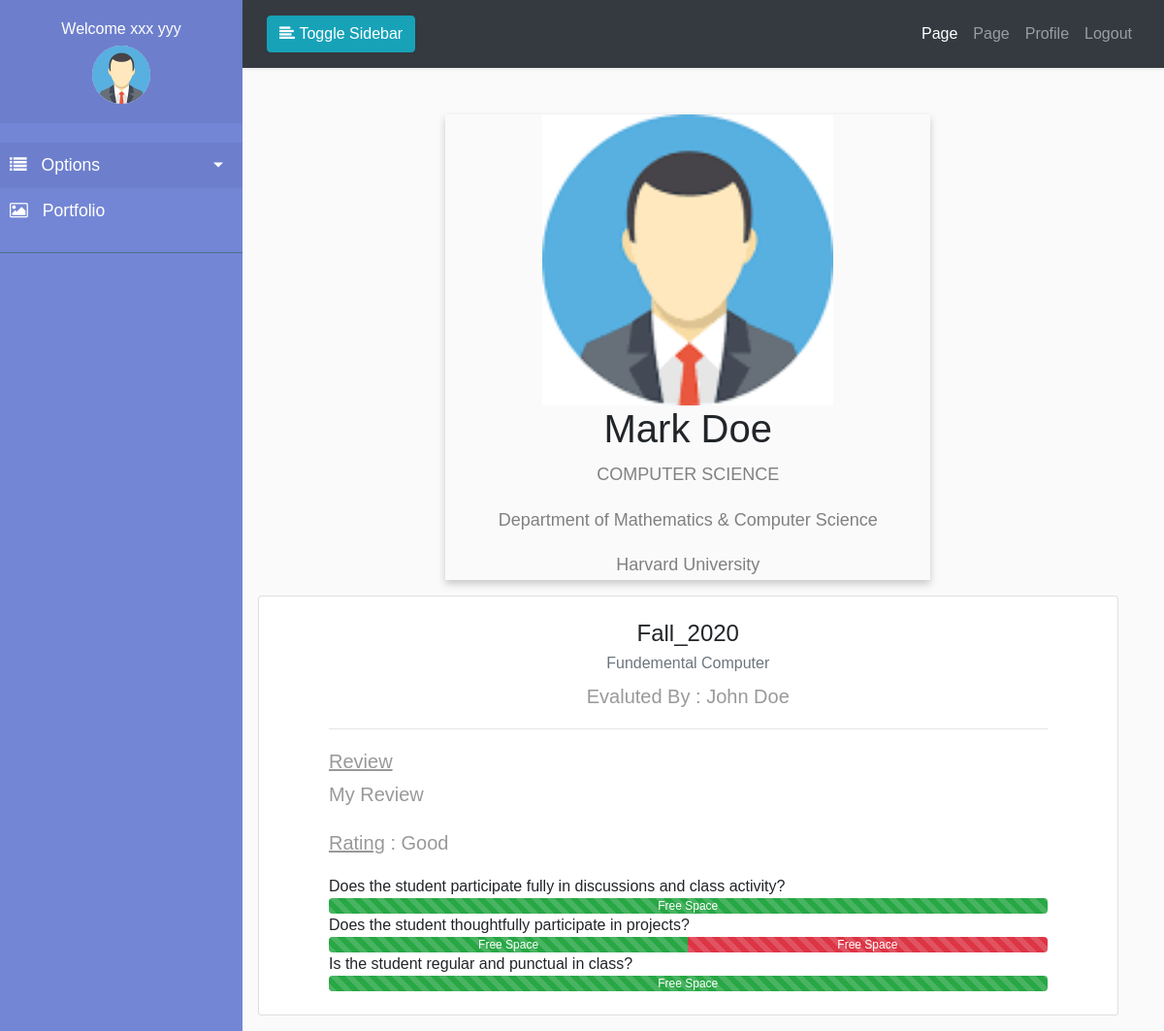
Page /course/student/history/3/3/1 (signed in) on the earlier database version.
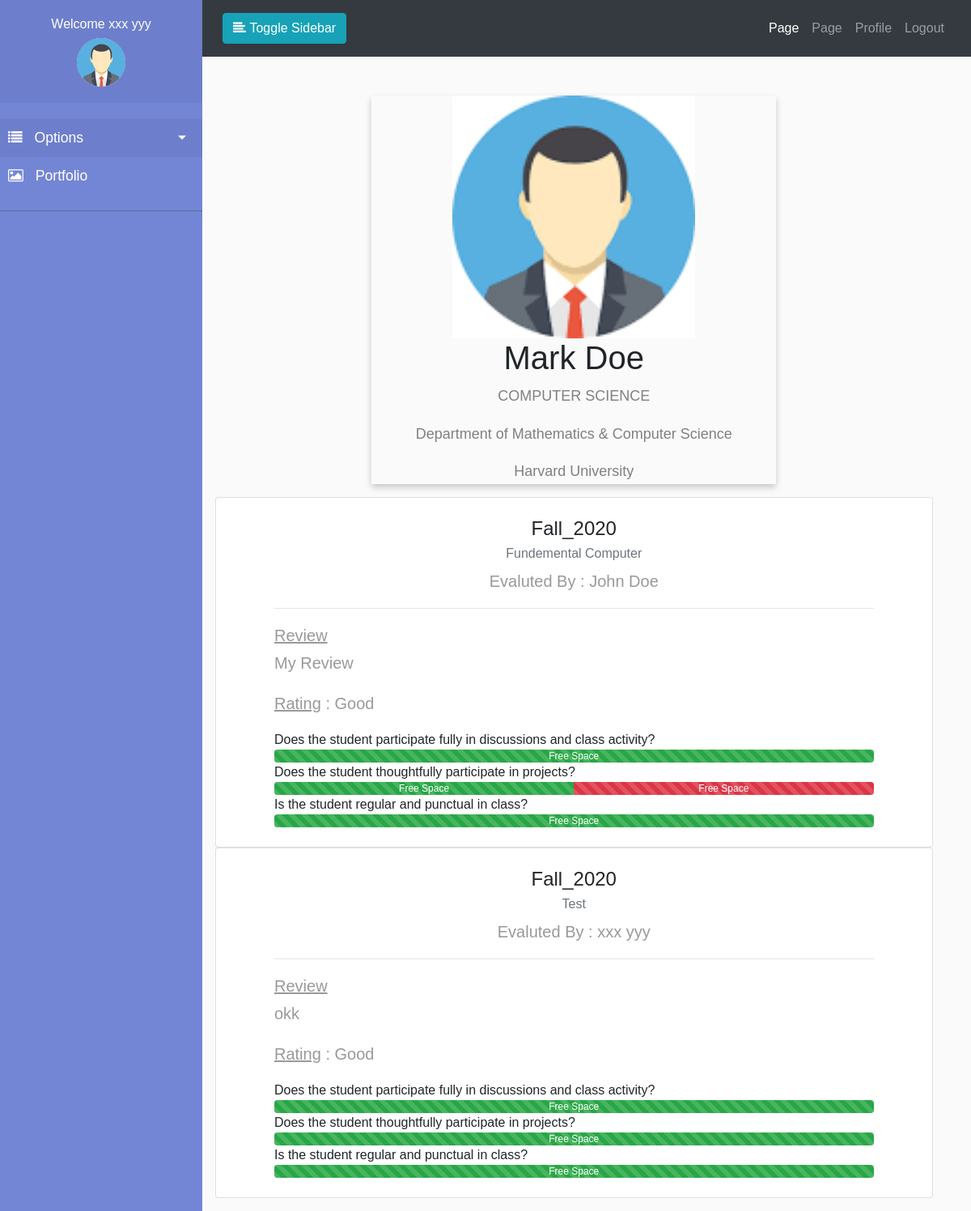
Same page on the later database version.
### accounts/models.py (models this page shows, shortened)
class Profile(models.Model):
    USERTYPE_CHOICES = (
        ('0', 'Teacher'),
        ('1', 'Student'),
    )
    user = models.OneToOneField(
        User, on_delete=models.CASCADE, related_name='user_profile')
    profile_pic = models.ImageField(
        upload_to="profile/%Y/%m/%d/", default="profile/default.png")
    phone_number = models.CharField(max_length=15, default='01xxxxxxxxxx')
    address = models.CharField(default='Your Address', max_length=255)
    user_type = models.CharField(max_length=10, choices=USERTYPE_CHOICES)
    email_confirmed = models.BooleanField(default=False)
    active = models.BooleanField(default=False)

class Student(models.Model):
    student = models.OneToOneField(
        User, on_delete=models.CASCADE, related_name='user_student')
    department = models.ForeignKey(
        Department, on_delete=models.CASCADE, related_name='department_student')
    faculty = models.ForeignKey(
        Faculty, on_delete=models.CASCADE, related_name='faculty_student')
    def __str__(self):
        return self.student.username

class Teacher(models.Model):
    teacher = models.OneToOneField(
        User, on_delete=models.CASCADE, related_name='user_teacher')
    department = models.ForeignKey(
        Department, on_delete=models.CASCADE, related_name='department_teacher')
    faculty = models.ForeignKey(
        Faculty, on_delete=models.CASCADE, related_name='faculty_teacher')

### programs/models.py (models this page shows, shortened)
class Department(models.Model):
    faculty = models.ForeignKey(
        Faculty, on_delete=models.CASCADE, related_name='faculty_department', verbose_name='Department Name')
    department_name = models.CharField(
        max_length=150, verbose_name='Program Name')
    class Meta():
        verbose_name = "Program"
        verbose_name_plural = "Program"

class Faculty(models.Model):
    faculty_name = models.CharField(
        max_length=150, verbose_name='Department Name')
    class Meta():
        verbose_name = "Department"
        verbose_name_plural = "Department"

### course/models.py (models this page shows, shortened)
class EvaluateStudent(models.Model):
    RATING = (
        ('1', 'Poor'),
        ('2', 'Average'),
        ('3', 'Good'),
        ('4', 'Very Good'),
        ('5', 'Excellent')
    )
    CHOICES = (
        ('1', 'Yes'),
        ('2', 'Average'),
        ('3', 'No')
    )
    QUESTIONS = (
        ('1', 'Does the student participate fully in discussions and class activity?'),
        ('2', 'Does the student thoughtfully participate in projects?'),
        ('3', 'Is the student regular and punctual in class?')
    )
    teacher = models.ForeignKey(
        Teacher, on_delete=models.CASCADE, related_name='teacher_evaluate')
    student = models.ForeignKey(
        Student, on_delete=models.CASCADE, related_name='student_evaluate')
    course = models.ForeignKey(
        Course, on_delete=models.CASCADE, related_name='course_evaluate')
    semester = models.ForeignKey(
        Semester, on_delete=models.CASCADE, related_name='semester_evaluate')
    question1 = models.CharField(max_length=255, choices=CHOICES, default='2')
    question2 = models.CharField(max_length=255, choices=CHOICES, default='2')
    question3 = models.CharField(max_length=255, choices=CHOICES, default='2')
    rating = models.CharField(max_length=150, choices=RATING, default='3')
    review = models.TextField(default='Review')

class Course(models.Model):
    semester = models.ForeignKey(
        Semester, on_delete=models.CASCADE, related_name='semester_courses')
    department = models.ForeignKey(
        Department, on_delete=models.CASCADE, related_name='department_courses')
    course_name = models.CharField(max_length=150)
    course_code = models.CharField(max_length=150)
    course_image = models.ImageField(upload_to="course/%Y/%m/%d/")
    course_credit = models.IntegerField()

### session/models.py (models this page shows, shortened)
class Semester(models.Model):
	semester_name = models.CharField(max_length=50)
	semester_year = models.CharField(max_length=50)
	semester_full_name = models.CharField(max_length=150)
	active = models.BooleanField(default=False)

### course/views.py (the view)
# urls.py: path('student/history/<int:student_id>/<int:course_id>/<int:semester_id>', views.StudentHistory.as_view(),
class StudentHistory(AictiveTeacherRequiredMixin, View):
    def get(self, request, *args, **kwargs):
        student_id = kwargs.get('student_id')
        course_id = kwargs.get('course_id')
        semester_id = kwargs.get('semester_id')
        student_obj = get_object_or_404(Student, student=student_id)
        student_history = EvaluateStudent.objects.filter(student=student_obj)
        choices = dict(EvaluateStudent.QUESTIONS)
        choice1 = choices['1']
        choice2 = choices['2']
        choice3 = choices['3']
        context = {
            'title': f"{student_obj}'s History",
            'student_history': student_history,
            'choice1': choice1,
            'choice2': choice2,
            'choice3': choice3,
            'student_obj': student_obj
        }
        return render(request, 'accounts/teacher/student_history.html', context)

### accounts/mixins.py (called while the page is built)
	def dispatch(self, request, *args, **kwargs):
		if request.user.is_authenticated and request.user.user_profile.active and request.user.user_profile.user_type=='0':
			return super().dispatch(request, *args, **kwargs)
		else:
			messages.error(request, ('Sorry You Are Not Teacher'))
			return redirect('accounts:login')

### pages/context_processor.py (called while the page is built, shortened)
def get_temp(request):
    if request.user.is_authenticated:
        url = 'http://api.openweathermap.org/data/2.5/weather?q={}&units=imperial&appid=271d1234d3f497eed5b1d80a07b3fcd1'
        city = 'Las Vegas'
        cities = request.user.user_weather.all()
        weather_data = []
        weather_city_form = WeatherCityForm()
        return {
            'weather_city_form': weather_city_form,
            'weather_data': weather_data
        }
    else:
        return {
            'weather_city_form': None,
            'weather_data': None
        }

### templates/accounts/teacher/student_history.html (shortened to what this page needs)
{% extends "dash_base.html" %}
{% block sidebar %}
    {% include '../../partials/teacher/_sidebar.html' %}
{% endblock sidebar %}
{% block maincontent %}
    <div class="container m-2 p-2">
        <div class="row">
            <div class="col-md-12">
                <div class="profile-card">
                    <div class="img">
                        <img src="{{student_obj.student.user_profile.profile_pic.url}}" alt="{{student_obj.student.get_full_name}}"  style="width:60%">
                    </div>
                    <h1>{{student_obj.student.get_full_name}}</h1>
                    <p>{{student_obj.department.department_name}}</p>
                    <p>{{student_obj.faculty.faculty_name}}</p>
                    <p>Harvard University</p>
                </div>
               {% for history in student_history %}
                <div class="card p-4">
                    <div class="card-block">
                        <h4 class="card-title text-center">{{history.semester.semester_full_name}}</h4>
                        <h6 class="card-subtitle mb-2 text-muted text-center">{{history.course.course_name}}</h6>
                        <div class="card-text px-5">
                            <p class="text-center lead">
                                Evaluted By : {{history.teacher.teacher.get_full_name}}
                            </p>
                            <hr>
                            <p class="lead">
                                <u><strong>Review</strong></u> <br>
                                {{history.review}}
                            </p>
                            <p class="lead">
                                <u><strong>Rating</strong></u> :
                                {{history.get_rating_display}}
                            </p>
                            {{choice1}}
                            {% if history.get_question1_display == 'Yes' %}
                                <div class="progress">
                                    <div class="progress-bar progress-bar-striped progress-bar-animated bg-success" role="progressbar" style="width:100%">
                                        Free Space
                                    </div>
                                </div>
                            {% elif history.get_question1_display == 'No' %}
                                <div class="progress">
                                    <div class="progress-bar progress-bar-striped progress-bar-animated bg-danger" role="progressbar" style="width:100%">
                                        Free Space
                                    </div>
                                </div>
                            {% endif %}
                            {{choice2}}
                            {% if history.get_question2_display == 'Yes' %}
                                <div class="progress">
                                    <div class="progress-bar progress-bar-striped progress-bar-animated bg-success" role="progressbar" style="width:100%">
                                        Free Space
                                    </div>
                                </div>
                            {% elif history.get_question2_display == 'Average' %}
                            <div class="progress">
                                <div class="progress-bar progress-bar-striped progress-bar-animated bg-success" role="progressbar" style="width:50%">
                                    Free Space
                                </div>
                                <div class="progress-bar progress-bar-striped progress-bar-animated bg-danger" role="progressbar" style="width:50%">
                                    Free Space
                                </div>
                            </div>
                            {% elif history.get_question2_display == 'No' %}
                                <div class="progress">
                                    <div class="progress-bar progress-bar-striped progress-bar-animated bg-danger" role="progressbar" style="width:100%">
                                        Free Space
                                    </div>
                                </div>
                            {% endif %}
                            {{choice3}}
                            {% if history.get_question3_display == 'Yes' %}
                                <div class="progress">
                                    <div class="progress-bar progress-bar-striped progress-bar-animated bg-success" role="progressbar" style="width:100%">
                                        Free Space
                                    </div>
                                </div>
                            {% elif history.get_question3_display == 'No' %}
                                <div class="progress">
                                    <div class="progress-bar progress-bar-striped progress-bar-animated bg-danger" role="progressbar" style="width:100%">
                                        Free Space
                                    </div>
                                </div>
                            {% endif %}
                        </div>
                    </div>
                </div>
                {% endfor %}
            </div>
        </div>
    </div>
{% endblock maincontent %}

### templates/dash_base.html (shortened to what this page needs)
{% load static %}
<!doctype html>
<html lang="en">
<head>
	{% include 'partials/_css.html' %}
</head>
<body>
	<div class="wrapper">
		{% block sidebar %}
        {% endblock sidebar %}
		<div id="content">
            <nav class="navbar navbar-expand-lg navbar-dark bg-dark">
                <div class="container-fluid">
                    <button type="button" id="sidebarCollapse" class="btn btn-info">
                        <i class="fa fa-align-left"></i>
                        <span>Toggle Sidebar</span>
                    </button>
                    <div class="collapse navbar-collapse" id="navbarSupportedContent">
                        <ul class="nav navbar-nav ml-auto">
                            <li class="nav-item active">
                                <a class="nav-link" href="#">Page</a>
                            </li>
                            <li class="nav-item">
                                <a class="nav-link" href="#">Page</a>
                            </li>
                            <li class="nav-item">
                                <a class="nav-link" href="{% url 'accounts:my_profile' %}">Profile</a>
                            </li>
                            <li class="nav-item">
                                <a class="nav-link" href="{% url 'accounts:logout' %}">Logout</a>
                            </li>
                        </ul>
                    </div>
                </div>
            </nav>
            {% block maincontent %}
            {% endblock maincontent %}
        </div>
    </div>
</body>
</html>

### templates/partials/_css.html (shortened to what this page needs)
{% load static %}
<link rel="stylesheet" href="{% static 'front/css/bootstrap.min.css' %}"/>
<link rel="stylesheet" href="https://stackpath.bootstrapcdn.com/font-awesome/4.7.0/css/font-awesome.min.css" />
<link rel="stylesheet" href="{% static 'front/css/style.css' %}"/>

### templates/partials/teacher/_sidebar.html (shortened to what this page needs)
{% load static %}
<nav id="sidebar">
            <div class="sidebar-header text-center">
                <h6>Welcome {{user.get_full_name}}</h6>
                <img src="{{user.user_profile.profile_pic.url}}" alt="" width="60px" class="rounded-circle text-center">
            </div>
            <ul class="list-unstyled components">
                <li class="active">
                    <a href="#homeSubmenu" data-toggle="collapse" aria-expanded="false" class="dropdown-toggle">
                        <i class="fa fa-list"></i>
                        Options
                    </a>
                </li>
                <li>
                    <a href="#">
                        <i class="fa fa-image"></i>
                        Portfolio
                    </a>
                </li>
            </ul>
            <ul class="list-unstyled CTAs">
            </ul>
        </nav>

### templates/partials/_js.html (shortened to what this page needs)
{% load static %}

### myproject/static/front/css/style.css (style rules this page uses)
body { font-family: 'Poppins', sans-serif; background: #fafafa; }
p { font-family: 'Poppins', sans-serif; font-size: 1.1em; font-weight: 300; line-height: 1.7em; color: #999; }
a, a:hover, a:focus { color: inherit; text-decoration: none; transition: all 0.3s; }
.navbar { padding: 15px 10px; background: #fff; border: none; border-radius: 0; margin-bottom: 40px; box-shadow: 1px 1px 3px rgba(0, 0, 0, 0.1); }
i, span { display: inline-block; }
.wrapper { display: flex; align-items: stretch; }
#sidebar { min-width: 250px; max-width: 250px; background: #7386D5; color: #fff; transition: all 0.3s; }
#sidebar ul li a { text-align: left; }
#sidebar .sidebar-header { padding: 20px; background: #6d7fcc; }
#sidebar ul.components { padding: 20px 0; border-bottom: 1px solid #47748b; }
#sidebar ul li a { padding: 10px; font-size: 1.1em; display: block; }
#sidebar ul li a i { margin-right: 10px; }
#sidebar ul li.active>a, a[aria-expanded="true"] { color: #fff; background: #6d7fcc; }
a[data-toggle="collapse"] { position: relative; }
.dropdown-toggle::after { display: block; position: absolute; top: 50%; right: 20px; transform: translateY(-50%); }
ul.CTAs { padding: 20px; }
#content { width: 100%; min-height: 100vh; transition: all 0.3s; }
.container { max-width: 95% !important; }
.profile-card { box-shadow: 0 4px 8px 0 rgba(0, 0, 0, 0.2); max-width: 500px; margin: auto; text-align: center; font-family: arial; }
.profile-card p { color: grey; font-size: 18px; }

Differences in the rows shown:
added EvaluateStudent: semester.semester_full_name "Fall_2020", course.course_name "Test", teacher.teacher.get_full_name "xxx yyy", review "okk", rating "Good", choice1 "Does the student participate fully in discussions and class activity?", question1 "Free Space", choice2 "Does the student thoughtfully participate in projects?", question2 "Free Space", choice3 "Is the student regular and punctual in class?", question3 "Free Space"
